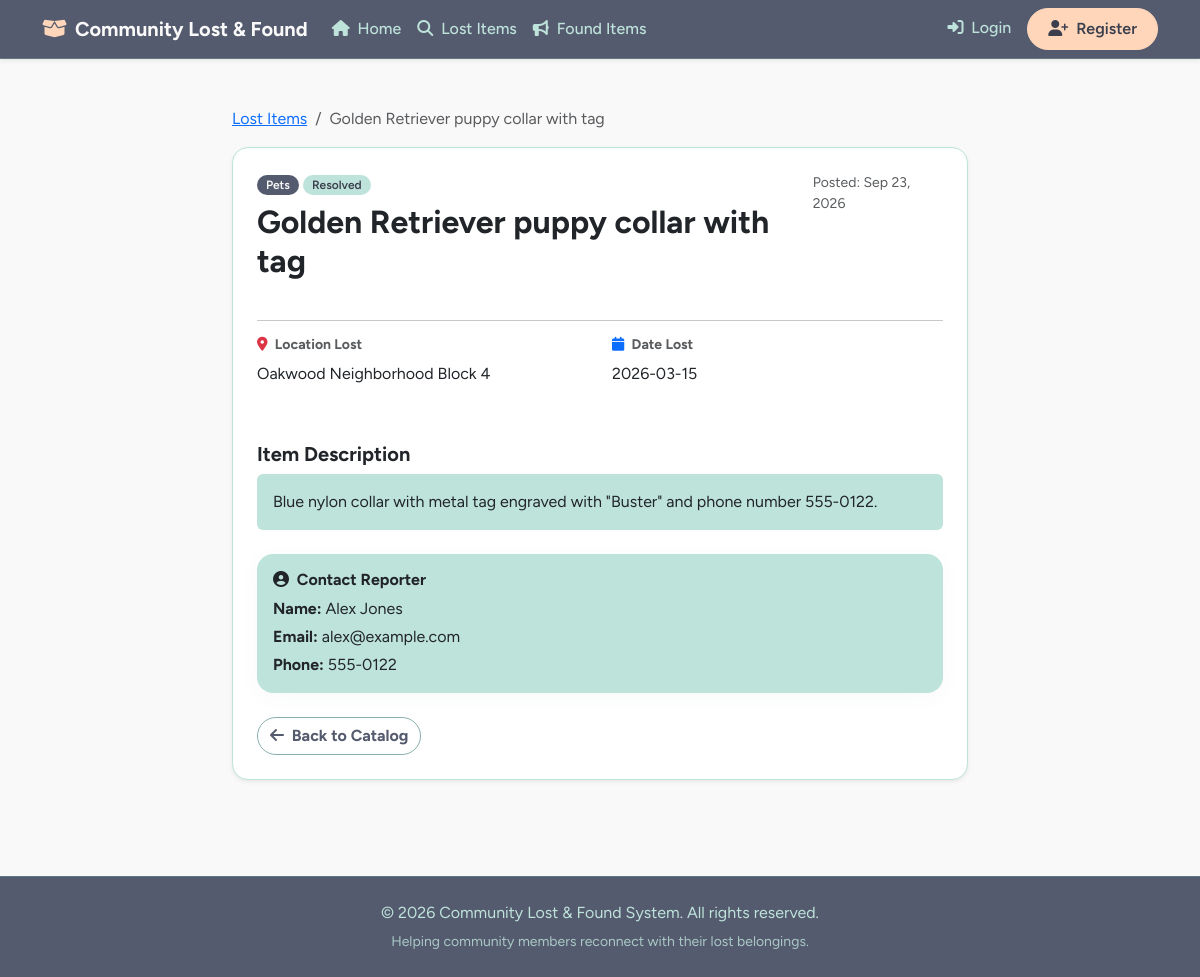
Before: /lost_detail.php?id=3 with the older database file.
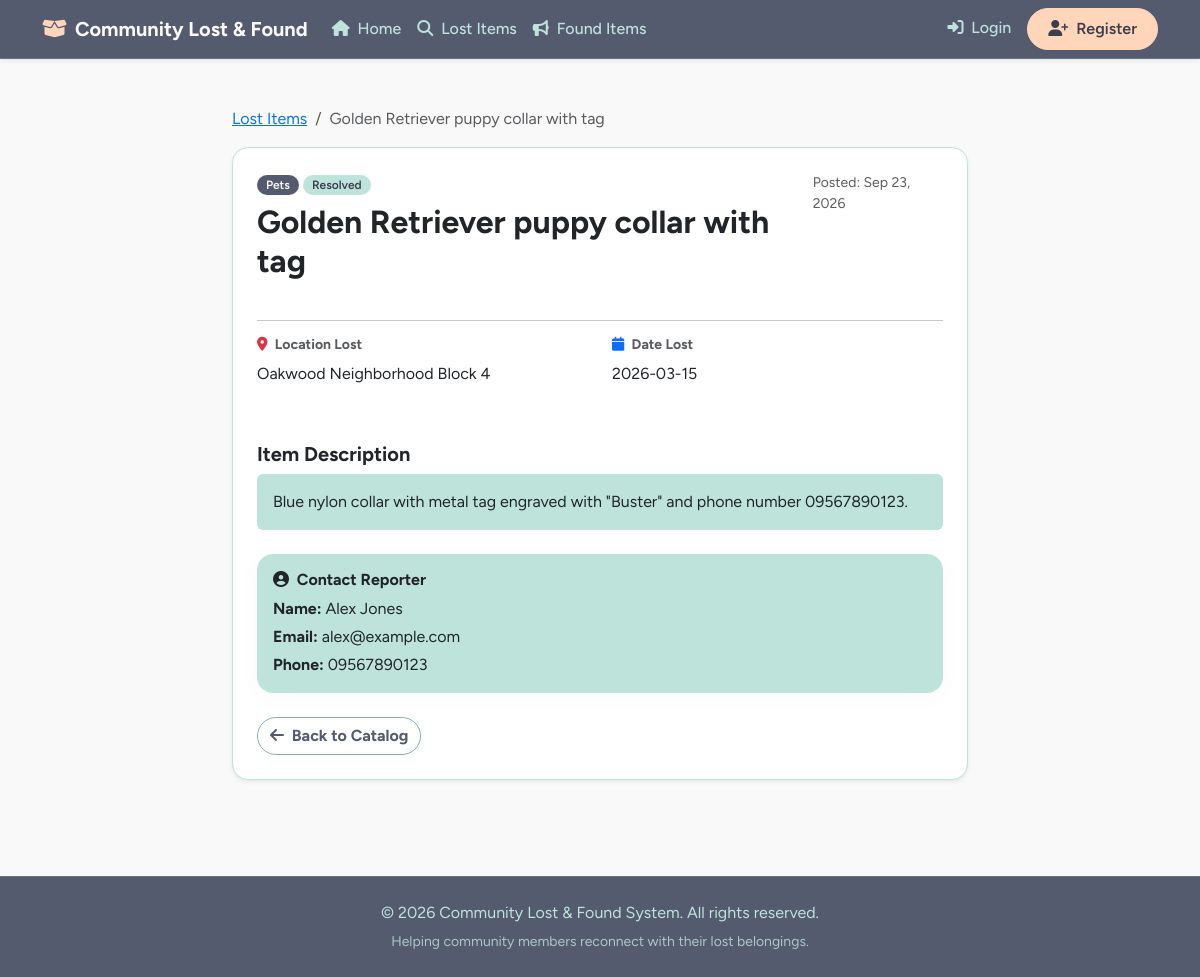
After: the same page with the newer database file.
### tables this page shows
CREATE TABLE `lost_items` (
  `id` INT AUTO_INCREMENT PRIMARY KEY,
  `user_id` INT NOT NULL,
  `title` VARCHAR(150) NOT NULL,
  `category` VARCHAR(50) NOT NULL,
  `description` TEXT NOT NULL,
  `location_lost` VARCHAR(150) NOT NULL,
  `date_lost` DATE NOT NULL,
  `image_path` VARCHAR(255) DEFAULT NULL,
  `status` ENUM('Open', 'Resolved', 'Closed') NOT NULL DEFAULT 'Open',
  `created_at` TIMESTAMP DEFAULT CURRENT_TIMESTAMP,
  CONSTRAINT `fk_lost_user` FOREIGN KEY (`user_id`) REFERENCES `users` (`id`) ON DELETE CASCADE
);

CREATE TABLE `users` (
  `id` INT AUTO_INCREMENT PRIMARY KEY,
  `username` VARCHAR(50) NOT NULL UNIQUE,
  `email` VARCHAR(100) NOT NULL UNIQUE,
  `password` VARCHAR(255) NOT NULL,
  `full_name` VARCHAR(100) NOT NULL,
  `phone` VARCHAR(20) DEFAULT NULL,
  `role` ENUM('admin', 'staff', 'member') NOT NULL DEFAULT 'member',
  `created_at` TIMESTAMP DEFAULT CURRENT_TIMESTAMP
);

### lost_detail.php (the view, shortened to what this page needs)
<?php
require_once 'db.php';
$id = intval($_GET['id'] ?? 0);
$stmt = $pdo->prepare("SELECT l.*, u.full_name, u.email, u.phone FROM lost_items l JOIN users u ON l.user_id = u.id WHERE l.id = ?");
$stmt->execute([$id]);
$item = $stmt->fetch();
include 'header.php';
?>
<div class="container my-5">
    <div class="row justify-content-center">
        <div class="col-md-8">
            <nav aria-label="breadcrumb" class="mb-3">
                <ol class="breadcrumb">
                    <li class="breadcrumb-item"><a href="lost_items.php">Lost Items</a></li>
                    <li class="breadcrumb-item active" aria-current="page"><?php echo htmlspecialchars($item['title']); ?></li>
                </ol>
            </nav>
            <div class="card shadow-sm p-4">
                <div class="d-flex justify-content-between align-items-start mb-3">
                    <div>
                        <span class="badge bg-danger mb-2"><?php echo htmlspecialchars($item['category']); ?></span>
                        <span class="badge bg-secondary mb-2"><?php echo htmlspecialchars($item['status']); ?></span>
                        <h2 class="fw-bold"><?php echo htmlspecialchars($item['title']); ?></h2>
                    </div>
                    <span class="text-muted small">Posted: <?php echo date('M d, Y', strtotime($item['created_at'])); ?></span>
                </div>
                <hr>
                <div class="row mb-4">
                    <div class="col-md-6 mb-3">
                        <h6 class="text-muted fw-bold small uppercase"><i class="fa-solid fa-map-marker-alt text-danger me-1"></i> Location Lost</h6>
                        <p class="fs-6"><?php echo htmlspecialchars($item['location_lost']); ?></p>
                    </div>
                    <div class="col-md-6 mb-3">
                        <h6 class="text-muted fw-bold small uppercase"><i class="fa-solid fa-calendar text-primary me-1"></i> Date Lost</h6>
                        <p class="fs-6"><?php echo htmlspecialchars($item['date_lost']); ?></p>
                    </div>
                </div>
                <div class="mb-4">
                    <h5 class="fw-bold mb-2">Item Description</h5>
                    <div class="p-3 bg-light rounded">
                        <p class="mb-0"><?php echo nl2br(htmlspecialchars($item['description'])); ?></p>
                    </div>
                </div>
                <div class="card bg-light border-0 p-3 mb-4">
                    <h6 class="fw-bold mb-2"><i class="fa-solid fa-user-circle me-1"></i> Contact Reporter</h6>
                    <p class="mb-1"><strong>Name:</strong> <?php echo htmlspecialchars($item['full_name']); ?></p>
                    <p class="mb-1"><strong>Email:</strong> <?php echo htmlspecialchars($item['email']); ?></p>
                    <p class="mb-0"><strong>Phone:</strong> <?php echo htmlspecialchars($item['phone'] ?? 'Not provided'); ?></p>
                </div>
                <div class="d-flex justify-content-between">
                    <a href="lost_items.php" class="btn btn-outline-secondary fw-bold"><i class="fa-solid fa-arrow-left me-1"></i> Back to Catalog</a>
                </div>
            </div>
        </div>
    </div>
</div>
<?php include 'footer.php'; ?>

Changed rows visible on the page:
changed lost_items "Golden Retriever puppy collar with tag": description "Blue nylon collar with metal tag engraved with \"Buster\" and phone number 555-0122." → "Blue nylon collar with metal tag engraved with \"Buster\" and phone number 09567890123."; user.phone "555-0122" → "09567890123"
